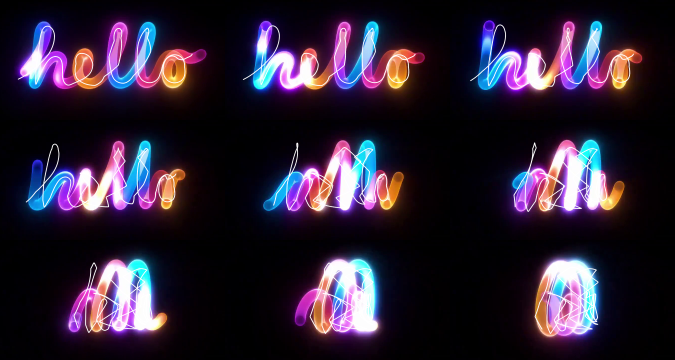
#> input picture projects/hello-recreation/analysis/ovdepth.png, 1350 x 720 px, given in place of f081.png, which was not available (shown at 1/2 size)
$ python appear.py ovdepth.png
#> lines starting #> are read from the running program, lines starting #| are printed output that depends on the picture; after the words box and inside, x2 and y2 are one past the last pixel; in counts of white or black regions, pixels touching at a corner belong together
import numpy as np, cv2, sys
D=sys.argv[1]
def L(i): return cv2.imread(f'{D}/frames/f{i+1:03d}.png').astype(np.float32)
#> called with i = 80
ref=L(80).max(2)
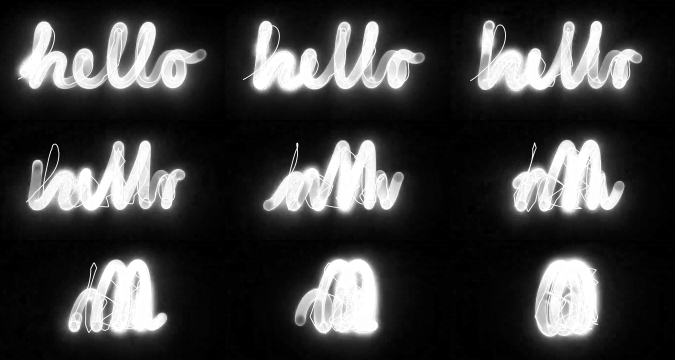
#> ref: shape (720, 1350) float32 (shown at 1/2 size); min 0, max 255, mean 61.3
mask=ref>90
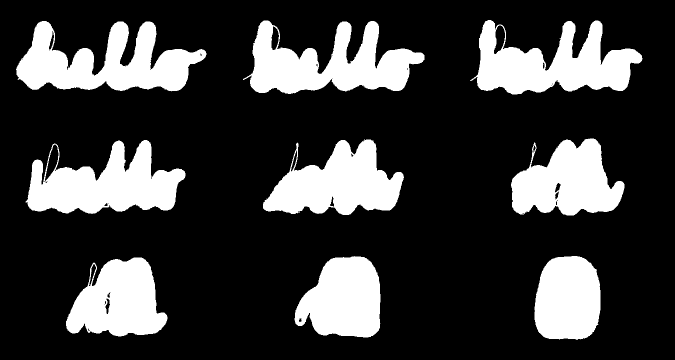
#> mask: shape (720, 1350) bool (shown at 1/2 size); 23% white; 9 white regions, largest, box (x1, y1, x2, y2) and area: (32, 42, 413, 183) 29436, (486, 41, 849, 188) 28497, (940, 40, 1285, 189) 28169
first=np.full(ref.shape,-1.0)
for i in range(0,60):
    v=L(i).max(2)
#> call 2 of L, with i = 0
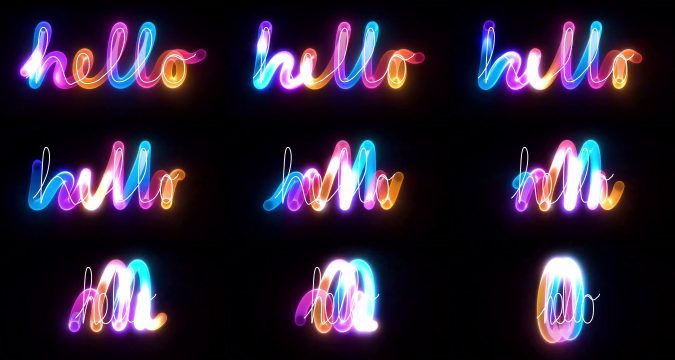
#> input picture projects/hello-recreation/analysis/ovfit.png, 1350 x 720 px, given in place of f001.png, which was not available (shown at 1/2 size)
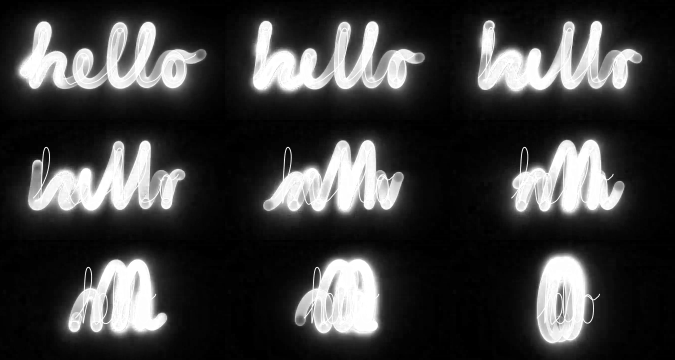
#> v: shape (720, 1350) float32 (shown at 1/2 size); min 0, max 255, mean 60.5
    hit=(v>0.6*ref)&mask&(first<0)
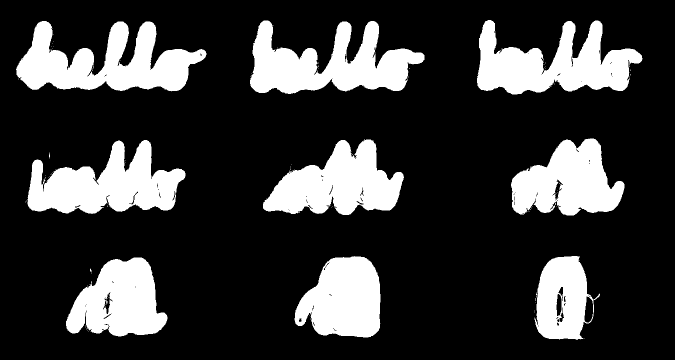
#> hit: shape (720, 1350) bool (shown at 1/2 size); 22.2% white; 99 white regions (90 under 20 px), largest, box (x1, y1, x2, y2) and area: (32, 42, 413, 183) 29205, (500, 41, 849, 188) 28072, (954, 40, 1285, 189) 27652
#> (the run stopped early here; a loop or call above may not have finished)
